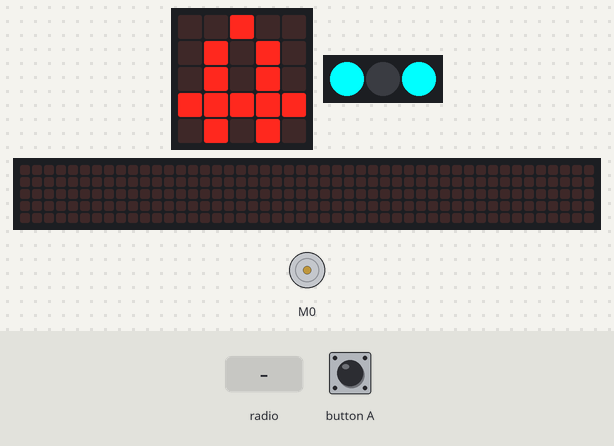
A program run on a simulated Calliope mini (MakeCode). On the bench: the board's 5×5 LED display, DC motor (green arrow = forward, orange = backward, longer = faster), 3 RGB LEDs in strip order, left to right, a strip that is not on the board, showing the scrolling text unrolled. The test bench sets the inputs (shaded band). The 48×5 strip is a reading aid, not a part: it shows the text the display is scrolling, unrolled, one strip-width of it at a time.

Above: at 5.0 s.
5.1 s: button A pressed for 0.15 s
At 5.32 s:
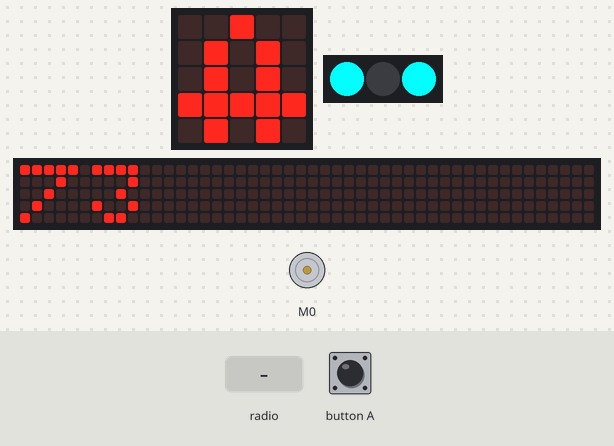
5.8 s: radio message "-4" arrives
At 5.92 s:
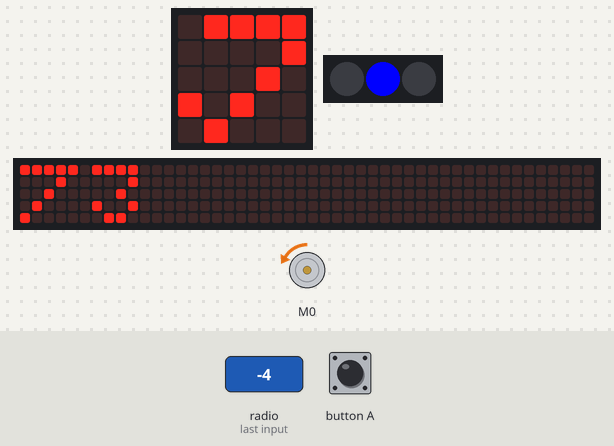
7.6 s: button A pressed for 0.15 s
At 8.17 s:
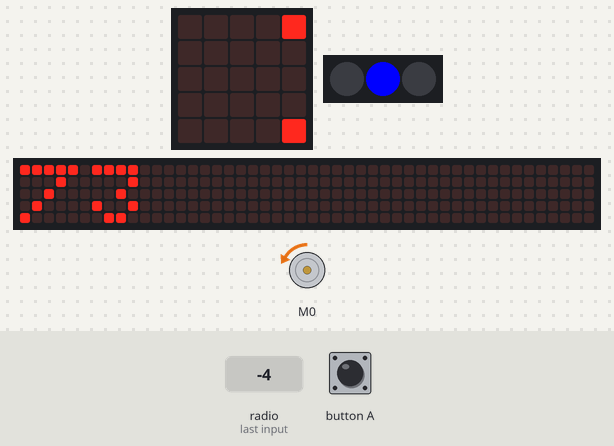
8.3 s: radio message "4" arrives
At 11.9 s:
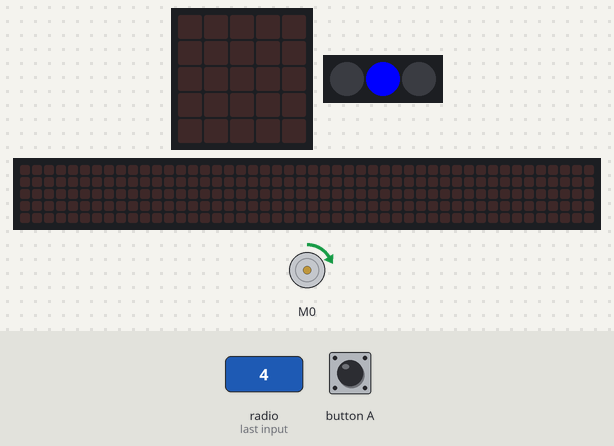
Timing chart, 0 to 13.9 s (numbered marks = the images above; inputs shaded):
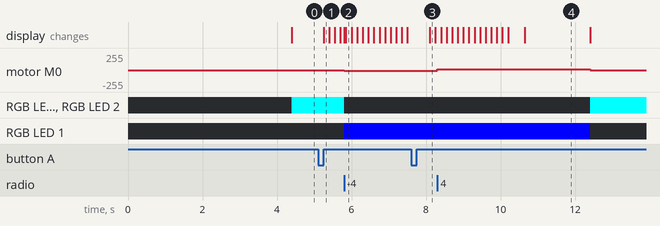

Measured:
- after the input at 5.1 s, the display: changes after 0.15 s (image 1)
- after the input at 5.8 s, motor M0: stopped → backward 10/255 at once
- after the input at 7.6 s, the display: changes after 0.50 s (image 3)
- after the input at 8.3 s, motor M0: backward 10/255 → forward 10/255 at once, → stopped 4.1 s later

The program:

main.ts
```typescript
radio.onReceivedNumber(function (receivedNumber) {
    if (ready) {
        funkzeit_ms = input.runningTime()
        motors.dualMotorPower(Motor.M0, receivedNumber)
        if (receivedNumber < -4) {
            basic.setLedColors(0xffffff, 0x0000ff, 0x000000)
        } else if (receivedNumber > 4) {
            basic.setLedColors(0x000000, 0x0000ff, 0xff0000)
        } else {
            basic.setLedColors(0x000000, 0x0000ff, 0x000000)
        }
    }
})
input.onButtonEvent(Button.A, input.buttonEventClick(), function () {
    basic.showNumber(Tempo(0.1, 70, 100, true))
})
function Tempo (Value: number, Min: number, Max: number, NullToNull: boolean) {
    if (Value < 0.03 && NullToNull) {
        return 0
    } else {
        return Min + Value * (Max - Min)
    }
}
let funkzeit_ms = 0
let ready = false
radio.setTransmitPower(7)
radio.setFrequencyBand(1)
radio.setGroup(220)
basic.showLeds(`
    . . # . .
    . # . # .
    . # . # .
    # # # # #
    . # . # .
    `)
ready = true
loops.everyInterval(2000, function () {
    if (input.runningTime() - funkzeit_ms > 2500) {
        motors.dualMotorPower(Motor.M0, 0)
        basic.setLedColors(0x00ffff, 0x000000, 0x00ffff, 5)
    }
})
```

test.ts
```typescript
// Hier kann man Tests durchführen; diese Datei wird nicht kompiliert, wenn dieses Paket als Erweiterung verwendet wird.
```
